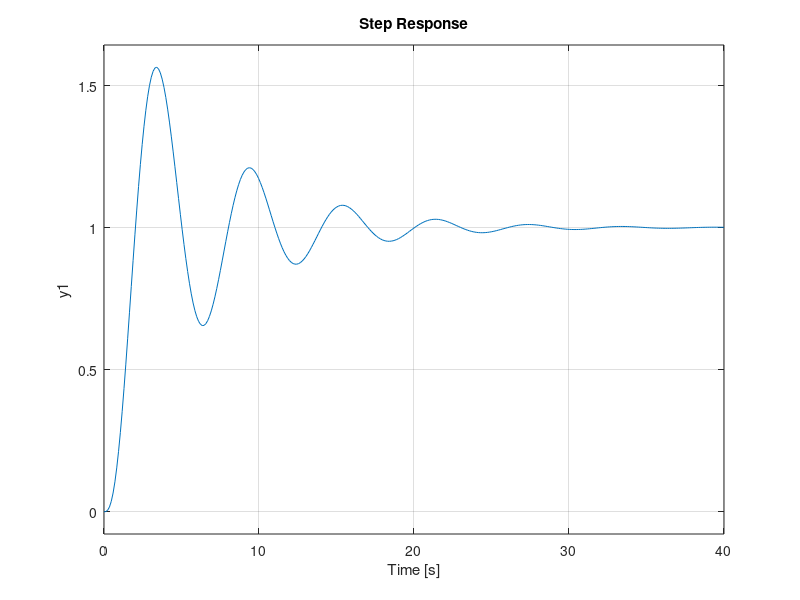

Write the MATLAB code that produced this figure.
% Stability Test of Continious Systems 
clc
clear all
s = tf('s')
G = 3/(s^3+3*s^2+2*s);
G2 = feedback(G,1)
%pzmap(G2)
figure
step(G2)